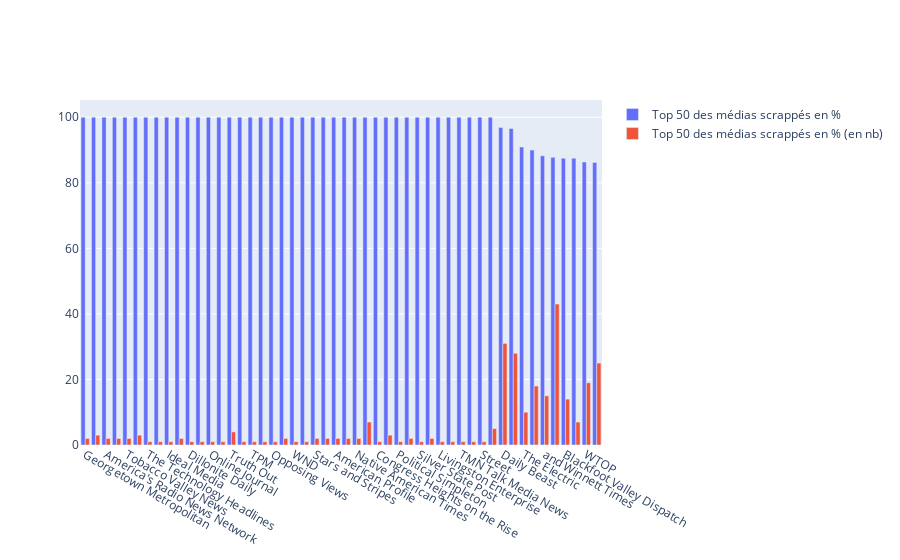

Notebook code cell kept with this figure:
### Code cell
fig = px.bar(df_res.sort_values("%_liens_scrappés", ascending=False).iloc[:50], x="_id", y="%_liens_scrappés", title="Top 50 des médias scrappés")

fig


fig = go.Figure(data=[
    go.Bar(name="Top 50 des médias scrappés en %", x=df_res.sort_values("%_liens_scrappés", ascending=False).iloc[:50].loc[:, "_id"], y=df_res.sort_values("%_liens_scrappés", ascending=False).iloc[:50].loc[:, "%_liens_scrappés"]),
    go.Bar(name="Top 50 des médias scrappés en % (en nb)",x=df_res.sort_values("%_liens_scrappés", ascending=False).iloc[:50].loc[:, "_id"], y=df_res.sort_values("%_liens_scrappés", ascending=False).iloc[:50].loc[:, "nb_liens_scrapped"])
])
# Change the bar mode
fig.update_xaxes(tickangle=30)
fig.show()

### Figure 1 — Plotly figure (JSON) as saved in the notebook; plotly's stock layout.template omitted (floating-point values rounded to 4 significant figures)
{"data": [{"name": "Top 50 des médias scrappés en %", "type": "bar", "x": ["Georgetown Metropolitan", "Washington Times", "America's Radio News Network", "Clark Fork Valley Press", "Tobacco Valley News", "Lewis and Clark Journal", "The Technology Headlines", "Newsradio 95.9 950 KCAP", "Ideal Media", "Air Force Times", "Dillonite Daily", "The Source", "Online Journal", "ABC Fox Kalispell", "Truth Out", "Parade", "TPM", "Sports Illustrated", "Opposing Views", "Army Times", "WND", "Las Americas", "Stars and Stripes", "24 7 Press Release", "American Profile", "Capitol Hill Corner", "Native American Times", "Montana Living", "Congress Heights on the Rise", "Glasgow Courier", "Political Simpleton", "Navy Times", "Silver State Post", "Montana Senior News", "Livingston Enterprise", "Ag Web", "TMN Talk Media News", "Daily Dot", "Street", "Terry Tribune", "Daily Beast", "Free Trader", "The Electric", "Fox 5", "and Winnett Times", "Christian Science Monitor", "Blackfoot Valley Dispatch", "Thrifty Nickel", "WTOP", "Schwartz Report"], "y": [100, 100, 100, 100, 100, 100, 100, 100, 100, 100, 100, 100, 100, 100, 100, 100, 100, 100, 100, 100, 100, 100, 100, 100, 100, 100, 100, 100, 100, 100, 100, 100, 100, 100, 100, 100, 100, 100, 100, 100, 96.88, 96.55, 90.91, 90, 88.24, 87.76, 87.5, 87.5, 86.36, 86.21]}, {"name": "Top 50 des médias scrappés en % (en nb)", "type": "bar", "x": ["Georgetown Metropolitan", "Washington Times", "America's Radio News Network", "Clark Fork Valley Press", "Tobacco Valley News", "Lewis and Clark Journal", "The Technology Headlines", "Newsradio 95.9 950 KCAP", "Ideal Media", "Air Force Times", "Dillonite Daily", "The Source", "Online Journal", "ABC Fox Kalispell", "Truth Out", "Parade", "TPM", "Sports Illustrated", "Opposing Views", "Army Times", "WND", "Las Americas", "Stars and Stripes", "24 7 Press Release", "American Profile", "Capitol Hill Corner", "Native American Times", "Montana Living", "Congress Heights on the Rise", "Glasgow Courier", "Political Simpleton", "Navy Times", "Silver State Post", "Montana Senior News", "Livingston Enterprise", "Ag Web", "TMN Talk Media News", "Daily Dot", "Street", "Terry Tribune", "Daily Beast", "Free Trader", "The Electric", "Fox 5", "and Winnett Times", "Christian Science Monitor", "Blackfoot Valley Dispatch", "Thrifty Nickel", "WTOP", "Schwartz Report"], "y": [2, 3, 2, 2, 2, 3, 1, 1, 1, 2, 1, 1, 1, 1, 4, 1, 1, 1, 1, 2, 1, 1, 2, 2, 2, 2, 2, 7, 1, 3, 1, 2, 1, 2, 1, 1, 1, 1, 1, 5, 31, 28, 10, 18, 15, 43, 14, 7, 19, 25]}], "layout": {"xaxis": {"tickangle": 30}}}
